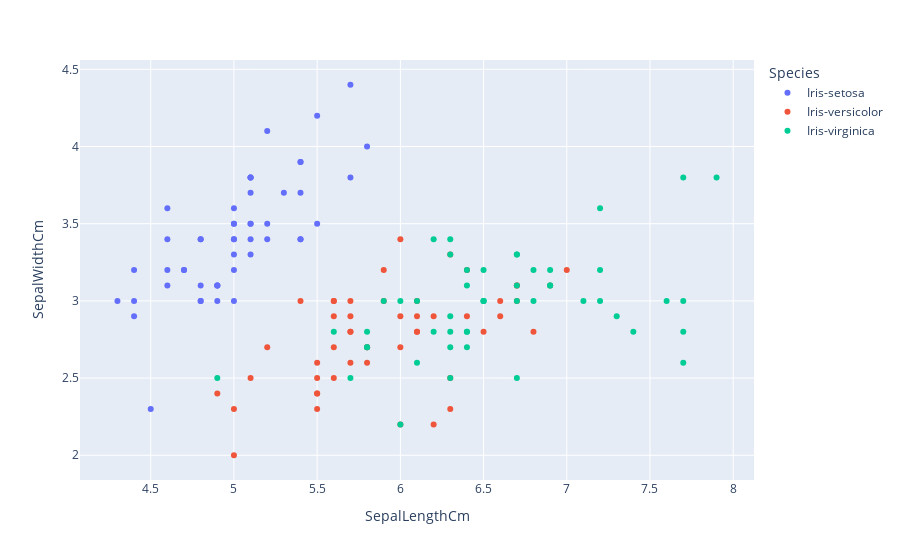

Source (notebook cell):
### Markdown cell above
Plotting the species of iris flower.

### Code cell
import plotly.express as px
fig = px.scatter(iris, x="SepalLengthCm", y="SepalWidthCm", color="Species")
fig.show()

### Figure 1 — Plotly figure (JSON) as saved in the notebook; plotly's stock layout.template omitted (floating-point values rounded to 4 significant figures)
{"data": [{"hovertemplate": "Species=Iris-setosa<br>SepalLengthCm=%{x}<br>SepalWidthCm=%{y}<extra></extra>", "legendgroup": "Iris-setosa", "marker": {"color": "#636efa", "symbol": "circle"}, "mode": "markers", "name": "Iris-setosa", "orientation": "v", "showlegend": true, "type": "scatter", "x": [5.1, 4.9, 4.7, 4.6, 5, 5.4, 4.6, 5, 4.4, 4.9, 5.4, 4.8, 4.8, 4.3, 5.8, 5.7, 5.4, 5.1, 5.7, 5.1, 5.4, 5.1, 4.6, 5.1, 4.8, 5, 5, 5.2, 5.2, 4.7, 4.8, 5.4, 5.2, 5.5, 4.9, 5, 5.5, 4.9, 4.4, 5.1, 5, 4.5, 4.4, 5, 5.1, 4.8, 5.1, 4.6, 5.3, 5], "xaxis": "x", "y": [3.5, 3, 3.2, 3.1, 3.6, 3.9, 3.4, 3.4, 2.9, 3.1, 3.7, 3.4, 3, 3, 4, 4.4, 3.9, 3.5, 3.8, 3.8, 3.4, 3.7, 3.6, 3.3, 3.4, 3, 3.4, 3.5, 3.4, 3.2, 3.1, 3.4, 4.1, 4.2, 3.1, 3.2, 3.5, 3.1, 3, 3.4, 3.5, 2.3, 3.2, 3.5, 3.8, 3, 3.8, 3.2, 3.7, 3.3], "yaxis": "y"}, {"hovertemplate": "Species=Iris-versicolor<br>SepalLengthCm=%{x}<br>SepalWidthCm=%{y}<extra></extra>", "legendgroup": "Iris-versicolor", "marker": {"color": "#EF553B", "symbol": "circle"}, "mode": "markers", "name": "Iris-versicolor", "orientation": "v", "showlegend": true, "type": "scatter", "x": [7, 6.4, 6.9, 5.5, 6.5, 5.7, 6.3, 4.9, 6.6, 5.2, 5, 5.9, 6, 6.1, 5.6, 6.7, 5.6, 5.8, 6.2, 5.6, 5.9, 6.1, 6.3, 6.1, 6.4, 6.6, 6.8, 6.7, 6, 5.7, 5.5, 5.5, 5.8, 6, 5.4, 6, 6.7, 6.3, 5.6, 5.5, 5.5, 6.1, 5.8, 5, 5.6, 5.7, 5.7, 6.2, 5.1, 5.7], "xaxis": "x", "y": [3.2, 3.2, 3.1, 2.3, 2.8, 2.8, 3.3, 2.4, 2.9, 2.7, 2, 3, 2.2, 2.9, 2.9, 3.1, 3, 2.7, 2.2, 2.5, 3.2, 2.8, 2.5, 2.8, 2.9, 3, 2.8, 3, 2.9, 2.6, 2.4, 2.4, 2.7, 2.7, 3, 3.4, 3.1, 2.3, 3, 2.5, 2.6, 3, 2.6, 2.3, 2.7, 3, 2.9, 2.9, 2.5, 2.8], "yaxis": "y"}, {"hovertemplate": "Species=Iris-virginica<br>SepalLengthCm=%{x}<br>SepalWidthCm=%{y}<extra></extra>", "legendgroup": "Iris-virginica", "marker": {"color": "#00cc96", "symbol": "circle"}, "mode": "markers", "name": "Iris-virginica", "orientation": "v", "showlegend": true, "type": "scatter", "x": [6.3, 5.8, 7.1, 6.3, 6.5, 7.6, 4.9, 7.3, 6.7, 7.2, 6.5, 6.4, 6.8, 5.7, 5.8, 6.4, 6.5, 7.7, 7.7, 6, 6.9, 5.6, 7.7, 6.3, 6.7, 7.2, 6.2, 6.1, 6.4, 7.2, 7.4, 7.9, 6.4, 6.3, 6.1, 7.7, 6.3, 6.4, 6, 6.9, 6.7, 6.9, 5.8, 6.8, 6.7, 6.7, 6.3, 6.5, 6.2, 5.9], "xaxis": "x", "y": [3.3, 2.7, 3, 2.9, 3, 3, 2.5, 2.9, 2.5, 3.6, 3.2, 2.7, 3, 2.5, 2.8, 3.2, 3, 3.8, 2.6, 2.2, 3.2, 2.8, 2.8, 2.7, 3.3, 3.2, 2.8, 3, 2.8, 3, 2.8, 3.8, 2.8, 2.8, 2.6, 3, 3.4, 3.1, 3, 3.1, 3.1, 3.1, 2.7, 3.2, 3.3, 3, 2.5, 3, 3.4, 3], "yaxis": "y"}], "layout": {"legend": {"title": {"text": "Species"}, "tracegroupgap": 0}, "margin": {"t": 60}, "xaxis": {"anchor": "y", "domain": [0, 1], "title": {"text": "SepalLengthCm"}}, "yaxis": {"anchor": "x", "domain": [0, 1], "title": {"text": "SepalWidthCm"}}}}
